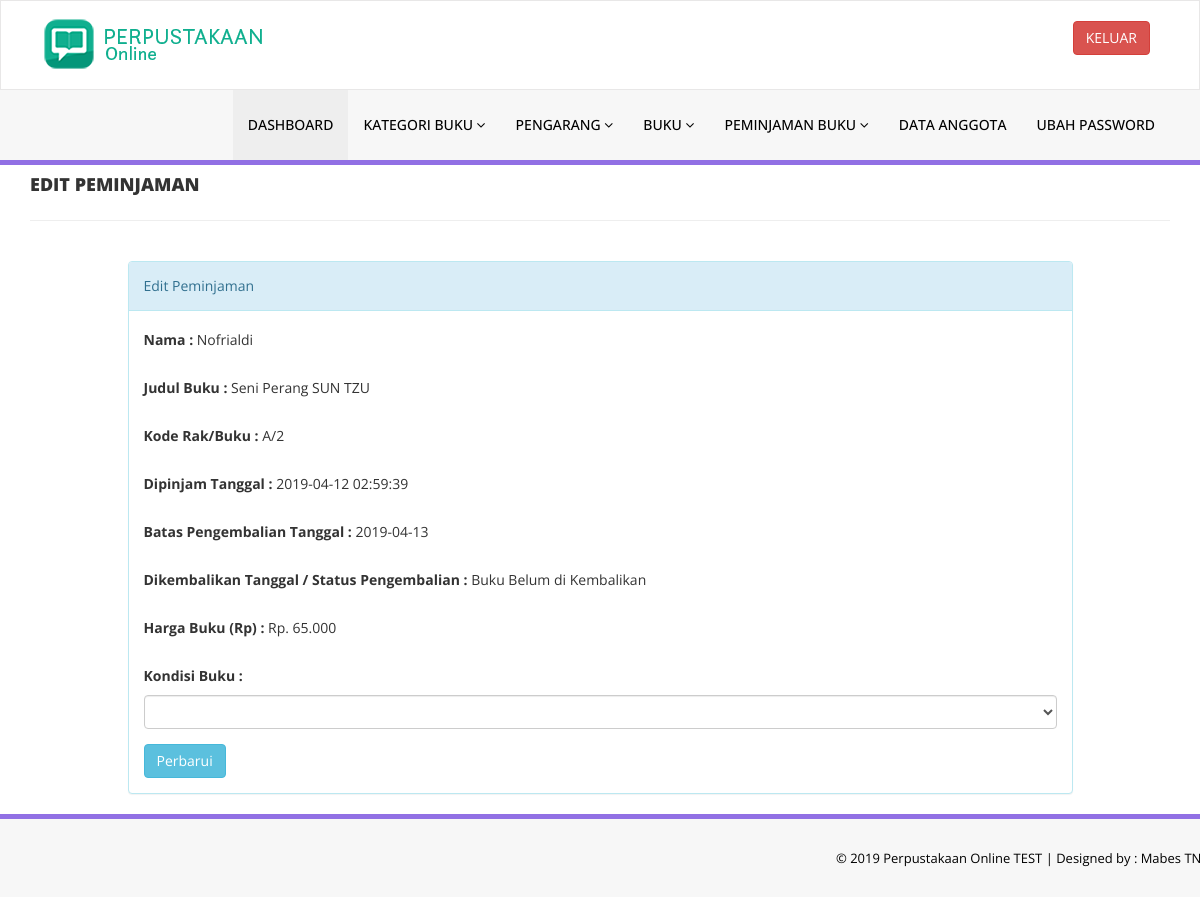
/admin/update-issue-bookdeails.php?rid=31 (signed in), run on an earlier commit of the app's database.
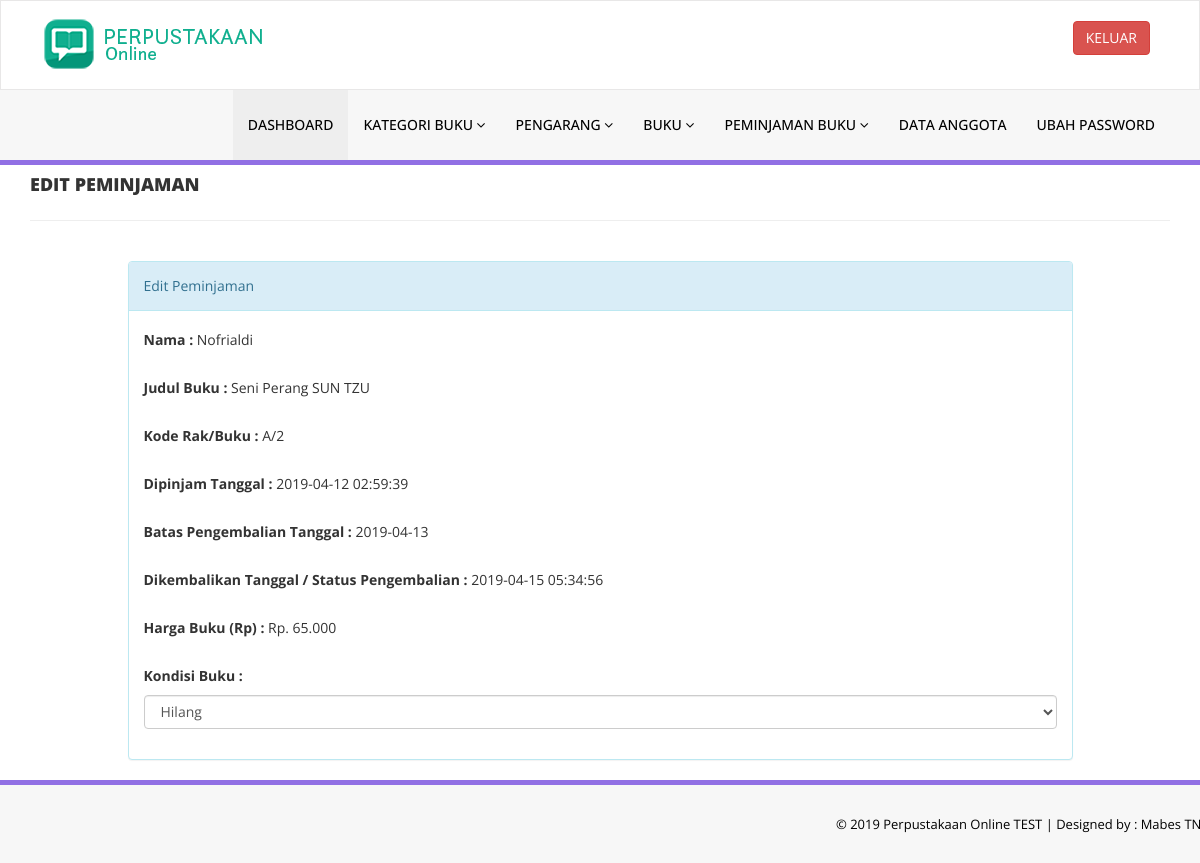
And on a later commit of the database.
### tables this page shows
CREATE TABLE `tblissuedbookdetails` (
  `id` int(11) NOT NULL,
  `BookId` int(11) DEFAULT NULL,
  `StudentID` varchar(150) DEFAULT NULL,
  `IssuesDate` timestamp NULL DEFAULT CURRENT_TIMESTAMP,
  `ReturnDate` timestamp NULL DEFAULT NULL ON UPDATE CURRENT_TIMESTAMP,
  `RetrunStatus` int(1) DEFAULT NULL,
  `fine` varchar(11) DEFAULT NULL,
  `Batas` date DEFAULT NULL
);

CREATE TABLE `tblstudents` (
  `id` int(11) NOT NULL,
  `StudentId` varchar(100) DEFAULT NULL,
  `FullName` varchar(120) DEFAULT NULL,
  `EmailId` varchar(120) DEFAULT NULL,
  `MobileNumber` char(11) DEFAULT NULL,
  `Password` varchar(120) DEFAULT NULL,
  `Status` int(1) DEFAULT NULL,
  `RegDate` timestamp NULL DEFAULT CURRENT_TIMESTAMP,
  `UpdationDate` timestamp NULL DEFAULT NULL ON UPDATE CURRENT_TIMESTAMP,
  `Pangkat` varchar(255) DEFAULT NULL,
  `NRP` varchar(255) DEFAULT NULL,
  `Jabatan` varchar(255) DEFAULT NULL,
  `Satuan` varchar(255) DEFAULT NULL
);

CREATE TABLE `tblbooks` (
  `id` int(11) NOT NULL,
  `BookName` varchar(255) DEFAULT NULL,
  `CatId` int(11) DEFAULT NULL,
  `AuthorId` int(11) DEFAULT NULL,
  `ISBNNumber` varchar(11) DEFAULT NULL,
  `BookPrice` int(11) DEFAULT NULL,
  `RegDate` timestamp NULL DEFAULT CURRENT_TIMESTAMP,
  `UpdationDate` timestamp NULL DEFAULT NULL ON UPDATE CURRENT_TIMESTAMP,
  `Gambar` varchar(255) DEFAULT NULL
);

### admin/update-issue-bookdeails.php (the view, shortened to what this page needs)
<?php
include('includes/config.php');
if(strlen($_SESSION['alogin'])==0)
    {
header('location:index.php');
}
else{
?>
<!DOCTYPE html>
<html xmlns="http://www.w3.org/1999/xhtml">
<head>
    <link href="assets/css/bootstrap.css" rel="stylesheet" />
    <link href="assets/css/font-awesome.css" rel="stylesheet" />
    <link href="assets/css/style.css" rel="stylesheet" />
</head>
<body>
<?php include('includes/header.php');?>
    <div class="content-wra
    <div class="content-wrapper">
         <div class="container">
        <div class="row pad-botm">
            <div class="col-md-12">
                <h4 class="header-line">Edit Peminjaman</h4>
                            </div>
</div>
<div class="row">
<div class="col-md-10 col-sm-6 col-xs-12 col-md-offset-1"">
<div class="panel panel-info">
<div class="panel-heading">
Edit Peminjaman
</div>
<div class="panel-body">
<form role="form" method="post">
<?php
$rid=intval($_GET['rid']);
$sql = "SELECT tblstudents.FullName,tblbooks.BookName,tblbooks.ISBNNumber,tblbooks.BookPrice,tblissuedbookdetails.IssuesDate,tblissuedbookdetails.ReturnDate,tblissuedbookdetails.Batas,tblissuedbookdetails.id as rid,tblissuedbookdetails.fine,tblissuedbookdetails.RetrunStatus from  tblissuedbookdetails join tblstudents on tblstudents.StudentId=tblissuedbookdetails.StudentId join tblbooks on tblbooks.id=tblissuedbookdetails.BookId where tblissuedbookdetails.id=:rid";
$query = $dbh -> prepare($sql);
$query->bindParam(':rid',$rid,PDO::PARAM_STR);
$query->execute();
$results=$query->fetchAll(PDO::FETCH_OBJ);
if($query->rowCount() > 0)
{
foreach($results as $result)
{               ?>
<div class="form-group">
<label>Nama :</label>
<?php echo htmlentities($result->FullName);?>
</div>
<div class="form-group">
<label>Judul Buku :</label>
<?php echo htmlentities($result->BookName);?>
</div>
<div class="form-group">
<label>Kode Rak/Buku :</label>
<?php echo htmlentities($result->ISBNNumber);?>
</div>
<div class="form-group">
<label>Dipinjam Tanggal :</label>
<?php echo htmlentities($result->IssuesDate);?>
</div>
<div class="form-group">
<label>Batas Pengembalian Tanggal :</label>
<?php echo htmlentities($result->Batas);?>
</div>
<div class="form-group">
<label>Dikembalikan Tanggal / Status Pengembalian :</label>
<?php if($result->ReturnDate=="")
                                            {
                                                echo htmlentities("Buku Belum di Kembalikan");
                                            } else {
                                            echo htmlentities($result->ReturnDate);
}
                                            ?>
</div>
<div class="form-group">
<label>Harga Buku (Rp) :</label> Rp.
<?php echo number_format($result->BookPrice, 0, ".", ".");?>
</div>
<div class="form-group">
<label>Kondisi Buku :</label>
<select class="form-control" name="fine">
<option value="Baik"><?php echo htmlentities($result->fine);?></option>
    <option value="Baik">Baik</option>
</select>
</div>
 <?php if($result->RetrunStatus==0){?>
<button type="submit" name="return" id="submit" class="btn btn-info">Perbarui </button>
 </div>
 <?php }}} ?>
                                    </form>
                            </div>
                        </div>
                            </div>
        </div>
    </div>
    </div>
  <?php include('includes/footer.php');?>
</body>
</html>
<?php } ?>

What changed in the data, as far as the page shows it:
changed tblissuedbookdetails "Nofrialdi": ReturnDate (not shown) → "2019-04-15 05:34:56"; fine (not shown) → "Hilang"; no longer shows "Perbarui"
